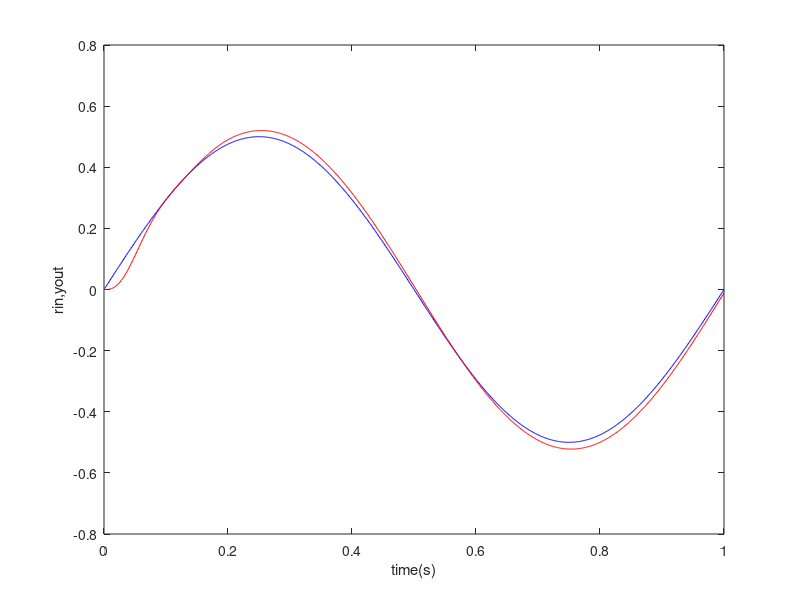
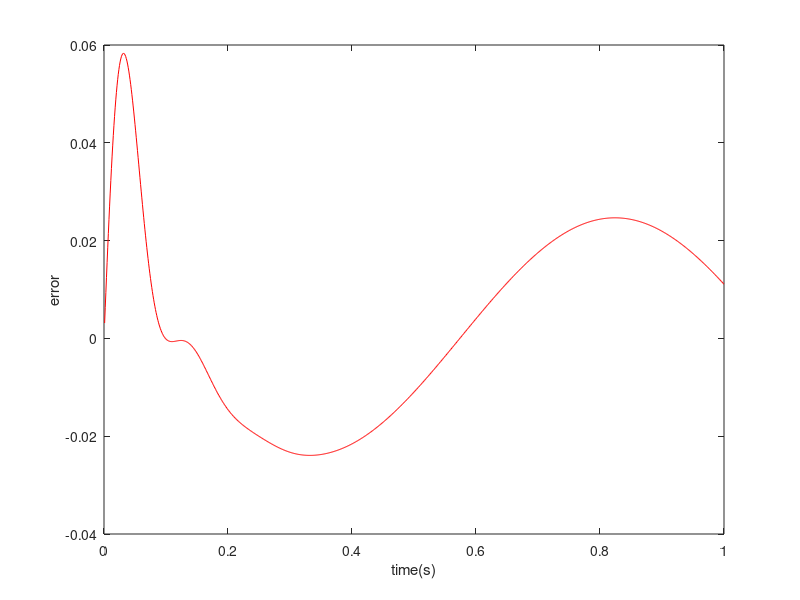

The MATLAB source for these figures, in order:

%设一被控对象G（s）=50/(0.125s^2+7s),
%用增量式PID控制算法编写仿真程序
%（输入分别为单位阶跃、正弦信号，采样时间为1ms，控制器输出限幅：[-5,5],
%  仿真曲线包括系统输出及误差曲线，并加上注释、图例）。
 
clear all;

ts=0.001;                 %采样时间
sys=tf(50,[0.125,7, 0]); %tf是传递函数  即被控对象函数G（）;
dsys=c2d(sys,ts,'z');    %把控制函数离散化
[num,den]=tfdata(dsys,'v');% 离散化后提取分子、分母  
u_1=0.0;
u_2=0.0;
y_1=0.0;
y_2=0.0;
x=[0,0,0]';
error_1=0;
error_2=0;
for k=1:1:1000
time(k)=k*ts;                        %采样次数
S=2;
if S==1
    kp=10;ki=0.1;kd=15;             %初始化PID  
    rin(k)=1;                       %Step Signal 
elseif S==2
    kp=10;ki=0.1;kd=15;             
    rin(k)=0.5*sin(2*pi*k*ts);       %Sine Signal     即实际输入    
end 

du(k)=kp*x(1)+kd*x(2)+ki*x(3);      %PID Controller   控制系数  
u(k)=u_1+du(k);                     %Restricting the output of controller
if u(k)>=5       
   u(k)=5;
end
if u(k)<=-5
   u(k)=-5;
end
%Linear model
yout(k)=-den(2)*y_1-den(3)*y_2+num(2)*u_1+num(3)*u_2;          %实际输出
error(k)=rin(k)-yout(k);                                       %Return of parameters 误差
u_2=u_1;                                                       %保存上上次输入   为下次计算
u_1=u(k);                                                      %保存上一次控制系数   为下次计算
y_2=y_1;                                                       %保存上上次次输出   为下次计算
y_1=yout(k);                                                   %保存上一次输出   为下次计算
x(1)=error(k)-error_1;                                         %Calculating P
x(2)=error(k)-2*error_1+error_2;                               %Calculating D
x(3)=error(k);                                                 %Calculating I 
error_2=error_1;                    
error_1=error(k);                    
end
figure(1);
plot(time,rin,'b',time,yout,'r');                        %输入 和实际控制输出
xlabel('time(s)'),ylabel('rin,yout'); 
figure(2);
plot(time,error,'r')                                     %输入与输出误差输出曲线
xlabel('time(s)');ylabel('error');